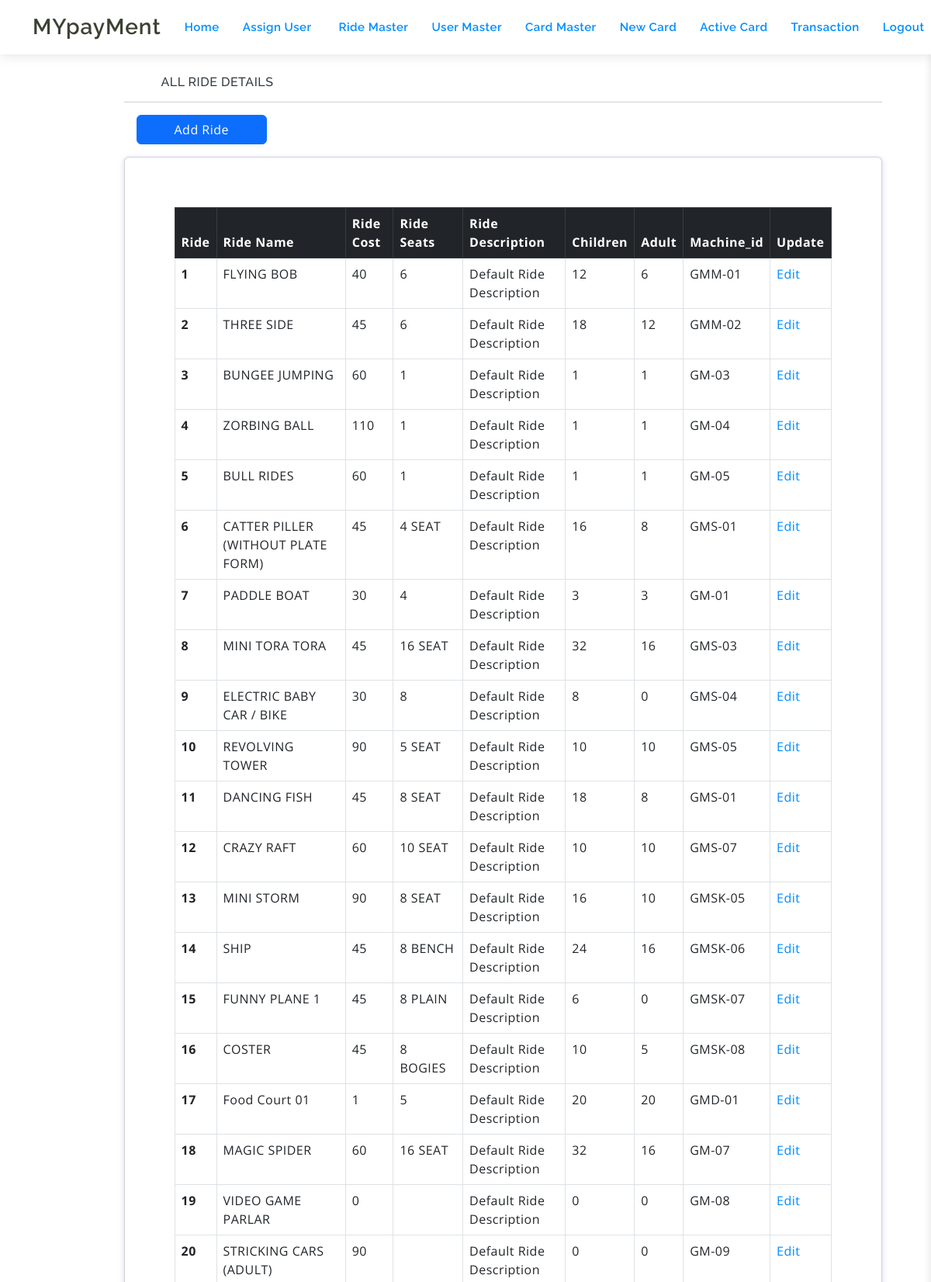
The page /ridemaster.php (signed in, upper part) on the database its author committed.
### tables this page shows
CREATE TABLE `ride_master` (
  `ride_id` int(11) NOT NULL,
  `ride_name` varchar(255) NOT NULL,
  `ride_cost` int(11) NOT NULL,
  `ride_sheet` varchar(255) NOT NULL,
  `ride_description` varchar(255) NOT NULL,
  `ride_img` longtext NOT NULL,
  `children` int(11) NOT NULL,
  `adult` int(11) NOT NULL,
  `machin_id` varchar(255) NOT NULL
);

### ridemaster.php (the view, shortened to what this page needs)
<?php
if(isset($_SESSION['id'])){
?>
<!doctype html>
<html lang="en">
<head>
	<link href="assets/plugins/simplebar/css/simplebar.css" rel="stylesheet" />
	<link href="assets/plugins/perfect-scrollbar/css/perfect-scrollbar.css" rel="stylesheet" />
	<link href="assets/plugins/metismenu/css/metisMenu.min.css" rel="stylesheet" />
	<link href="assets/css/bootstrap.min.css" rel="stylesheet">
	<link href="assets/css/bootstrap-extended.css" rel="stylesheet">
	<link href="assets/css/app.css" rel="stylesheet">
	<link href="assets/css/icons.css" rel="stylesheet">
	<link rel="stylesheet" href="assets/css/dark-theme.css" />
	<link rel="stylesheet" href="assets/css/semi-dark.css" />
	<link rel="stylesheet" href="assets/css/header-colors.css" />
</head>
<body>
	<div class="container">
	<?php
			include 'top-nav.php';
			include 'conn.php';
		?>
		<div class="container">
			<div class="container m-5">
				<div class="row">
					<div class="col-xl-11 mx-auto">
						<h6 class="mb-0 text-uppercase m-5">All Ride Details</h6>
						<hr/>
						<div class="col-12 m-3" >
										<input type="submit" value="Add Ride"onclick="scrollToBottom()"  class="btn btn-primary px-5" />
									</div>
						<div class="card">
							<div class="card-body m-5" >
								<table class="table table-bordered mb-0">
									<thead class="table-dark">
										<tr>
											<th scope="col">Ride</th>
											<th scope="col">Ride Name</th>
											<th scope="col">Ride Cost</th>
											<th scope="col">Ride Seats</th>
											<th scope="col">Ride Description</th>
											<th scope="col">Children</th>
											<th scope="col">Adult</th>
											<th scope="col">Machine_id</th>
                                            <th scope="col">Update</th>
										</tr>
									</thead>
									<tbody>
									    <?php
									        $sql = mysqli_query($conn, "SELECT * FROM `ride_master` ");
									        $count = 1;
									        while($row = mysqli_fetch_assoc($sql)){
									    ?>
										<tr>
											<th scope="row"><?=$count;?></th>
											<td><?=$row['ride_name'];?></td>
											<td><?=$row['ride_cost'];?></td>
											<td><?=$row['ride_sheet'];?></td>
											<td><?=$row['ride_description'];?></td>
											<td><?=$row['children'];?></td>
											<td><?=$row['adult'];?></td>
											<td><?=$row['machin_id'];?></td>
											<td><a href="edit_ride.php?ed_ride=<?=base64_encode(base64_encode('edit')).'&rd_id='.base64_encode(base64_encode($row['ride_id']));?>">Edit</a></td>
										</tr>
                                        <?php
                                            $count++;
									        }
                                        ?>
									</tbody>
								</table>
							</div>
						</div>
					</div>
				</div>
			</div>
		</div>
	</div>
</body>
</html>
<?php
}
else
{
    header("Location: index.php?error=Login again");
}
?>

### assets/css/app.css (style rules this page uses)
body { font-size: 14px; color: #4c5258; letter-spacing: .5px; background: #f7f7ff; overflow-x: hidden; font-family: Roboto, sans-serif }
a { text-decoration: none }
input::placeholder { color: #000!important; opacity: .3!important }

### assets/css/style.css (style rules this page uses)
body { font-family: "Open Sans", sans-serif; color: #444444; }
a { color: #008cff; text-decoration: none; }
h1, h2, h3, h4, h5, h6 { font-family: "Raleway", sans-serif; }

### rows shown on the page
ride_master: ride_name "FLYING BOB", ride_cost "40", ride_sheet "6", ride_description "Default Ride Description", children "12", adult "6", machin "GMM-01"
ride_master: ride_name "THREE SIDE", ride_cost "45", ride_sheet "6", ride_description "Default Ride Description", children "18", adult "12", machin "GMM-02"
ride_master: ride_name "BUNGEE JUMPING", ride_cost "60", ride_sheet "1", ride_description "Default Ride Description", children "1", adult "1", machin "GM-03"
ride_master: ride_name "ZORBING BALL", ride_cost "110", ride_sheet "1", ride_description "Default Ride Description", children "1", adult "1", machin "GM-04"
ride_master: ride_name "BULL RIDES", ride_cost "60", ride_sheet "1", ride_description "Default Ride Description", children "1", adult "1", machin "GM-05"
ride_master: ride_name "CATTER PILLER (WITHOUT PLATE FORM)", ride_cost "45", ride_sheet "4 SEAT", ride_description "Default Ride Description", children "16", adult "8", machin "GMS-01"
ride_master: ride_name "PADDLE BOAT", ride_cost "30", ride_sheet "4", ride_description "Default Ride Description", children "3", adult "3", machin "GM-01"
ride_master: ride_name "MINI TORA TORA", ride_cost "45", ride_sheet "16 SEAT", ride_description "Default Ride Description", children "32", adult "16", machin "GMS-03"
ride_master: ride_name "ELECTRIC BABY CAR / BIKE", ride_cost "30", ride_sheet "8", ride_description "Default Ride Description", children "8", adult "0", machin "GMS-04"
ride_master: ride_name "REVOLVING TOWER", ride_cost "90", ride_sheet "5 SEAT", ride_description "Default Ride Description", children "10", adult "10", machin "GMS-05"
ride_master: ride_name "DANCING FISH", ride_cost "45", ride_sheet "8 SEAT", ride_description "Default Ride Description", children "18", adult "8", machin "GMS-01"
ride_master: ride_name "CRAZY RAFT", ride_cost "60", ride_sheet "10 SEAT", ride_description "Default Ride Description", children "10", adult "10", machin "GMS-07"
ride_master: ride_name "MINI STORM", ride_cost "90", ride_sheet "8 SEAT", ride_description "Default Ride Description", children "16", adult "10", machin "GMSK-05"
ride_master: ride_name "SHIP", ride_cost "45", ride_sheet "8 BENCH", ride_description "Default Ride Description", children "24", adult "16", machin "GMSK-06"
ride_master: ride_name "FUNNY PLANE 1", ride_cost "45", ride_sheet "8 PLAIN", ride_description "Default Ride Description", children "6", adult "0", machin "GMSK-07"
ride_master: ride_name "COSTER", ride_cost "45", ride_sheet "8 BOGIES", ride_description "Default Ride Description", children "10", adult "5", machin "GMSK-08"
ride_master: ride_name "Food Court 01", ride_cost "1", ride_sheet "5", ride_description "Default Ride Description", children "20", adult "20", machin "GMD-01"
ride_master: ride_name "MAGIC SPIDER", ride_cost "60", ride_sheet "16 SEAT", ride_description "Default Ride Description", children "32", adult "16", machin "GM-07"
ride_master: ride_name "VIDEO GAME PARLAR", ride_cost "0", ride_description "Default Ride Description", children "0", adult "0", machin "GM-08"
ride_master: ride_name "STRICKING CARS (ADULT)", ride_cost "90", ride_description "Default Ride Description", children "0", adult "0", machin "GM-09"
